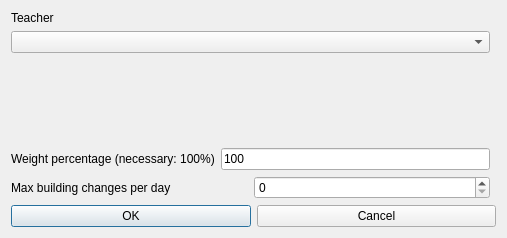
<?xml version="1.0" encoding="UTF-8"?>
<ui version="4.0">
 <class>ModifyConstraintTeacherMaxBuildingChangesPerRealDayForm_template</class>
 <widget class="QDialog" name="ModifyConstraintTeacherMaxBuildingChangesPerRealDayForm_template">
  <property name="geometry">
   <rect>
    <x>0</x>
    <y>0</y>
    <width>507</width>
    <height>238</height>
   </rect>
  </property>
  <property name="windowTitle">
   <string extracomment="This is the title of the dialog to modify a constraint of this type">Modify teacher max building changes per real day</string>
  </property>
  <layout class="QGridLayout">
   <item row="0" column="0">
    <layout class="QVBoxLayout">
     <item>
      <widget class="QLabel" name="studentsTextLabel">
       <property name="frameShape">
        <enum>QFrame::NoFrame</enum>
       </property>
       <property name="frameShadow">
        <enum>QFrame::Plain</enum>
       </property>
       <property name="text">
        <string>Teacher</string>
       </property>
       <property name="wordWrap">
        <bool>false</bool>
       </property>
      </widget>
     </item>
     <item>
      <widget class="QComboBox" name="teachersComboBox">
       <property name="editable">
        <bool>false</bool>
       </property>
       <property name="insertPolicy">
        <enum>QComboBox::NoInsert</enum>
       </property>
       <property name="duplicatesEnabled">
        <bool>false</bool>
       </property>
      </widget>
     </item>
    </layout>
   </item>
   <item row="1" column="0">
    <spacer name="spacer2">
     <property name="orientation">
      <enum>Qt::Vertical</enum>
     </property>
     <property name="sizeType">
      <enum>QSizePolicy::Expanding</enum>
     </property>
     <property name="sizeHint" stdset="0">
      <size>
       <width>20</width>
       <height>41</height>
      </size>
     </property>
    </spacer>
   </item>
   <item row="2" column="0">
    <layout class="QHBoxLayout">
     <item>
      <widget class="QLabel" name="weightTextLabel">
       <property name="frameShape">
        <enum>QFrame::NoFrame</enum>
       </property>
       <property name="frameShadow">
        <enum>QFrame::Plain</enum>
       </property>
       <property name="text">
        <string>Weight percentage (necessary: 100%)</string>
       </property>
       <property name="wordWrap">
        <bool>false</bool>
       </property>
      </widget>
     </item>
     <item>
      <widget class="QLineEdit" name="weightLineEdit">
       <property name="text">
        <string notr="true">100</string>
       </property>
      </widget>
     </item>
    </layout>
   </item>
   <item row="4" column="0" colspan="2">
    <layout class="QHBoxLayout">
     <item>
      <widget class="QPushButton" name="okPushButton">
       <property name="text">
        <string>OK</string>
       </property>
      </widget>
     </item>
     <item>
      <widget class="QPushButton" name="cancelPushButton">
       <property name="text">
        <string>Cancel</string>
       </property>
      </widget>
     </item>
    </layout>
   </item>
   <item row="3" column="0">
    <layout class="QHBoxLayout">
     <item>
      <widget class="QLabel" name="textLabel">
       <property name="text">
        <string>Max building changes per day</string>
       </property>
       <property name="wordWrap">
        <bool>false</bool>
       </property>
      </widget>
     </item>
     <item>
      <widget class="QSpinBox" name="maxChangesSpinBox"/>
     </item>
    </layout>
   </item>
  </layout>
 </widget>
 <layoutdefault spacing="6" margin="11"/>
 <resources/>
 <connections/>
</ui>
